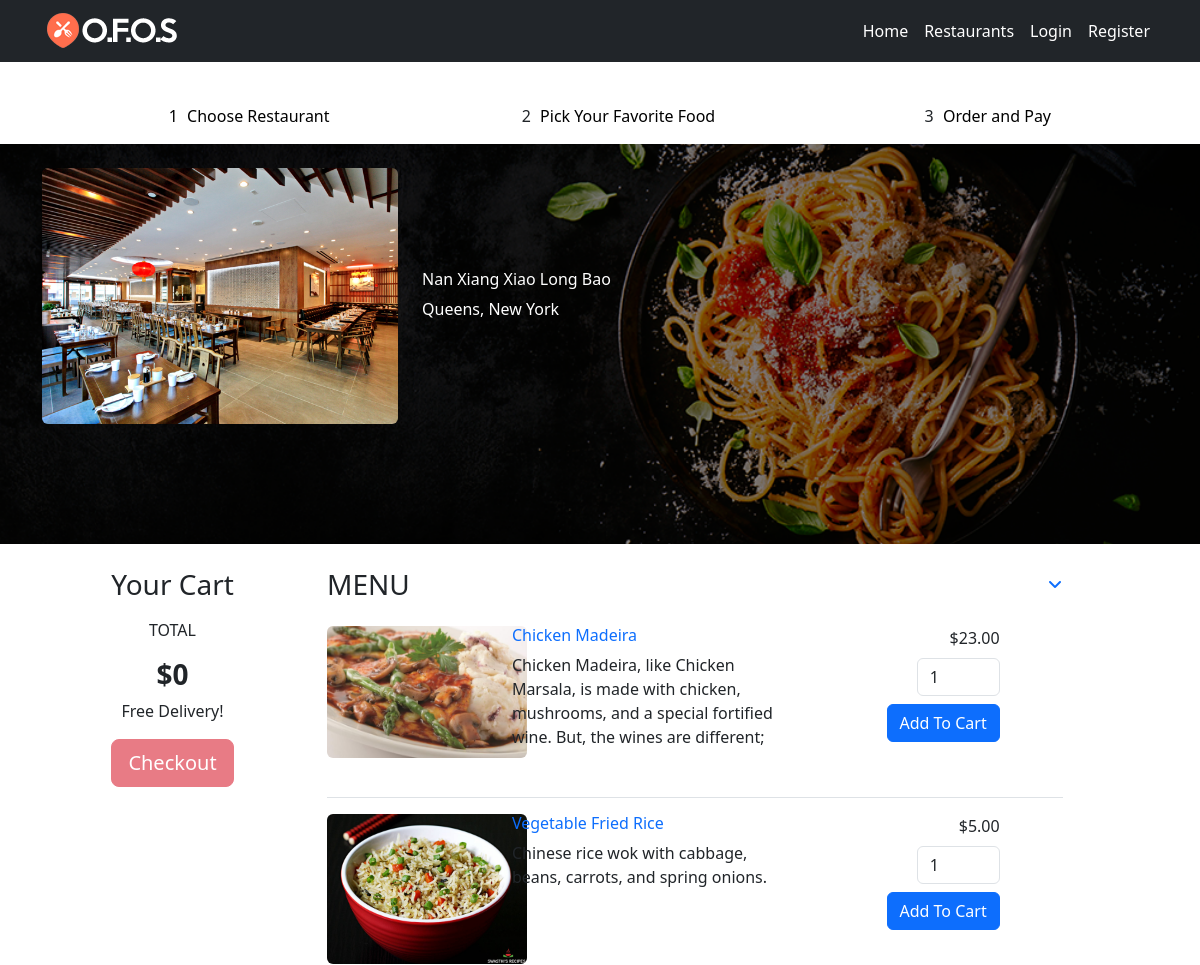
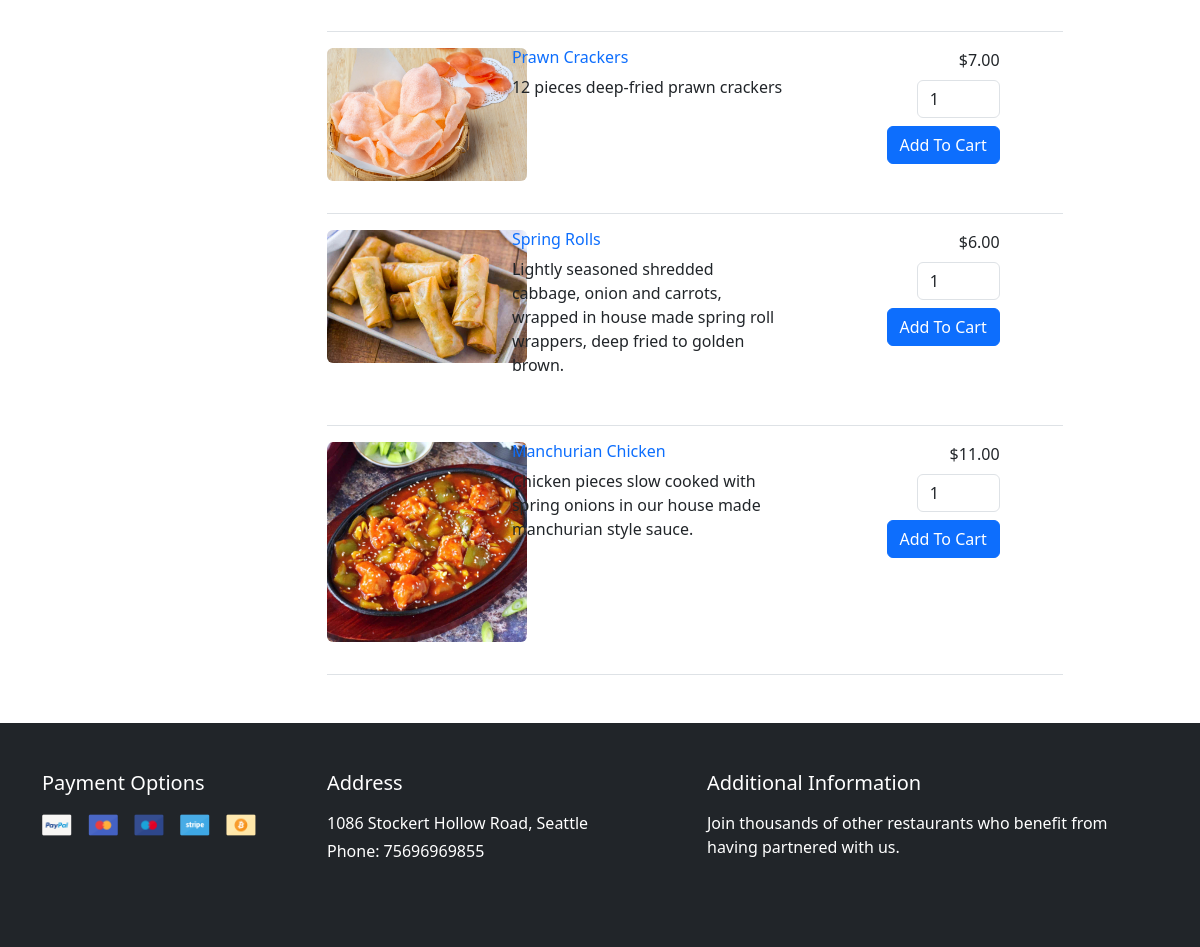
Screenshot of /dishes.php?res_id=3 with the database file from the repository (2 pictures, top to bottom).
### tables this page shows
CREATE TABLE `restaurant` (
  `rs_id` int(11) NOT NULL,
  `c_id` int(11) DEFAULT NULL,
  `title` varchar(222) NOT NULL,
  `email` varchar(222) NOT NULL,
  `phone` varchar(222) NOT NULL,
  `url` varchar(222) NOT NULL,
  `o_hr` varchar(50) NOT NULL,
  `c_hr` varchar(50) NOT NULL,
  `o_days` varchar(222) NOT NULL,
  `address` text NOT NULL,
  `image` text NOT NULL,
  `created_at` timestamp NOT NULL DEFAULT current_timestamp()
);

CREATE TABLE `dishes` (
  `d_id` int(11) NOT NULL,
  `rs_id` int(11) NOT NULL,
  `title` varchar(222) NOT NULL,
  `describtion` varchar(222) NOT NULL,
  `price` decimal(10,2) NOT NULL,
  `img` varchar(222) NOT NULL
);

### dishes.php (the view, shortened to what this page needs)
<!DOCTYPE html>
<html lang="en">
<head>
    <?php
    include("connection/connection.php");
    ?>
    <link rel="stylesheet" href="https://cdnjs.cloudflare.com/ajax/libs/font-awesome/6.5.0/css/all.min.css"
 />
    <link href="https://cdn.jsdelivr.net/npm/bootstrap@5.3.8/dist/css/bootstrap.min.css" rel="stylesheet">
    <link rel="stylesheet" href="index.css">
</head>
<body>
    <header id="header" class="header-scroll top-header headrom">
        <nav class="navbar navbar-dark navbar-expand-lg bg-dark">
            <div class="container">
                <a class="navbar-brand" href="index.php">
                    <img class="img-rounded" src="images/icn.png" alt="">
                </a>
                <div class="collapse navbar-collapse" id="mainNavbarCollapse">
                    <ul class="navbar-nav ms-auto">
                        <li class="nav-item"><a class="nav-link active" href="index.php">Home</a></li>
                        <li class="nav-item"><a class="nav-link active" href="restaurants.php">Restaurants</a></li>
                        <?php if (empty($_SESSION["user_id"])) { ?>
                            <li class="nav-item"><a href="login.php" class="nav-link active">Login</a></li>
                            <li class="nav-item"><a href="registration.php" class="nav-link active">Register</a></li>
                        <?php } else { ?>
                            <li class="nav-item"><a href="your_orders.php" class="nav-link active">My Orders</a></li>
                            <li class="nav-item"><a href="logout.php" class="nav-link active">Logout</a></li>
                        <?php } ?>
                    </ul>
                </div>
            </div>
        </nav>
    </header>
    <div class="page-wrapper">
        <div class="top-links">
            <div class="container" style="padding-top: 1rem;">
                <ul class="mt-3 pt-5 row list" style="list-style:none ">
                    <li class="col-xl-4 col-sm-12 link-item active text-center mb-2 mb-sm-0" style="color:#000">
                        <span class="res" style="border: 1px solid #fff;
                                        padding: 4px;
                                        border-radius: 50%;">1</span>
                        <a href="#" style="color:#000">Choose Restaurant</a>
                    </li>
                    <li class="col-xl-4 col-sm-12 link-item text-center mb-2 mb-sm-0">
                        <span class="res" style="border: 1px solid #fff;
                                        padding: 4px;
                                        border-radius: 50%;">2</span>
                        <a href="#" style="color:#000">Pick Your Favorite Food</a>
                    </li>
                    <li class="col-xl-4 col-sm-12 link-item text-center">
                        <span class="res" style="border: 1px solid #fff;
                                        padding: 4px;
                                        border-radius: 50%;">3</span>
                        <a href="#" style="color:#000">Order and Pay</a>
                    </li>
                </ul>
            </div>
          <?php $ress= mysqli_query($quer,"select * from restaurant where rs_id='$_GET[res_id]'");
          $rows=mysqli_fetch_array($ress);?>
 <section class="inner-page-hero bg-image dish" data-image-src="admin/images/img/restrrr.png" style="background-image: url('admin/images/img/restrrr.png')">
    <div class="profile py-4">
        <div class="container">
            <div class="row align-items-center">
                <div class="col-12 col-md-4 profile-img mb-3 mb-md-0">
                    <div class="image-wrap">
                        <figure>
                            <?php echo '<img src="admin/Res_img/'.$rows['image'].'" alt="Restaurant logo" class="img-fluid rounded">'; ?>
                        </figure>
                    </div>
                </div>
                <div class="col-12 col-md-8 profile-desc">
                    <div class="text-start text-white">
                        <h6>
                            <a href="#" class="text-white text-decoration-none">
                                <?php echo $rows['title']; ?>
                            </a>
                        </h6>
                        <p><?php echo $rows['address']; ?></p>
                    </div>
                </div>
            </div>
        </div>
    </div>
</section>
<div class="container mt-4">
    <div class="row">
        <div class="col-12 col-sm-4 col-md-4 col-lg-3 text-center">
            <div class="widget widget-cart">
                <div class="widget-heading mb-3">
                    <h3 class="widget-title text-dark">Your Cart</h3>
                </div>
                        <?php
                        $item_total = 0;
                        ?>
                <div class="widget-body mt-3">
                    <div class="price-wrap text-center">
                        <p>TOTAL</p>
                        <h3 class="value"><strong><?php echo "$".$item_total; ?></strong></h3>
                        <p>Free Delivery!</p>
                        <?php if($item_total==0){ ?>
                            <a href="checkout.php?res_id=<?php echo $_GET['res_id'];?>&action=check" class="btn btn-danger btn-lg disabled">Checkout</a>
                        <?php } else { ?>
                            <a href="checkout.php?res_id=<?php echo $_GET['res_id'];?>&action=check" class="btn btn-success btn-lg">Checkout</a>
                        <?php } ?>
                    </div>
                </div>
            </div>
        </div>
        <div class="col-md-8">
            <div class="menu-widget" id="2">
                <div class="widget-heading">
                    <h3 class="widget-title text-dark d-flex justify-content-between align-items-center">
                        MENU
                        <button class="btn btn-link p-0" data-bs-toggle="collapse" data-bs-target="#popular2">
                            <i class="fa fa-angle-down"></i>
                        </button>
                    </h3>
                </div>
                <div class="collapse show" id="popular2">
                    <?php
                    $stmt = $quer->prepare("select * from dishes where rs_id='$_GET[res_id]'");
                    $stmt->execute();
                    $products = $stmt->get_result();
                    if (!empty($products)) {
                        foreach($products as $product) {
                    ?>
                    <div class="food-item border-bottom py-3">
                        <div class="row">
                            <div class="col-12 col-lg-8 d-flex">
                                <form method="post" action='dishes.php?res_id=<?php echo $_GET['res_id'];?>&action=add&id=<?php echo $product['d_id']; ?>' class="w-100 d-flex">
                                    <div class="row">
                                        <div class="rest-logo me-3 col-12 col-lg-4">
                                        <a href="#">
                                            <?php echo '<img src="admin/Res_img/dishes/'.$product['img'].' " width="200px" alt="Food" class=" rounded">'; ?>
                                        </a>
                                    </div>
                                    <div class="rest-descr col-12 col-lg-7 ">
                                        <h6><a href="#"><?php echo $product['title']; ?></a></h6>
                                        <p><?php echo $product['describtion']; ?></p>
                                    </div>
                                    </div>
                            </div>
                            <div class="col-12 col-lg-3 mt-3 mt-lg-0 text-end">
                                <span class="price d-block mb-2">$<?php echo $product['price']; ?></span>
                                <input class="form-control d-inline-block w-50" type="text" name="quantity" value="1">
                                <input type="submit" class="btn btn-primary mt-2" value="Add To Cart">
                            </div>
                        </div>
                    </div>
                    <?php
                        }
                    }
                    ?>
                </div>
            </div>
        </div>
    </div>
</div>
        <footer class="footer bg-dark text-white py-5 mt-5">
            <div class="container">
                <div class="row">
                    <div class="col-12 col-md-3 mb-4">
                        <h5 class="mb-3">Payment Options</h5>
                        <ul class="list-unstyled d-flex flex-wrap gap-3">
                            <li><a href="#"><img src="admin/images/paypal.png" alt="Paypal" width="30"></a></li>
                            <li><a href="#"><img src="admin/images/mastercard.png" alt="Mastercard" width="30"></a></li>
                            <li><a href="#"><img src="admin/images/maestro.png" alt="Maestro" width="30"></a></li>
                            <li><a href="#"><img src="admin/images/stripe.png" alt="Stripe" width="30"></a></li>
                            <li><a href="#"><img src="admin/images/bitcoin.png" alt="Bitcoin" width="30"></a></li>
                        </ul>
                    </div>
                    <div class="col-12 col-md-4 mb-4">
                        <h5 class="mb-3">Address</h5>
                        <p class="mb-1">1086 Stockert Hollow Road, Seattle</p>
                        <p class="mb-0">Phone: 75696969855</p>
                    </div>
                    <div class="col-12 col-md-5 mb-4">
                        <h5 class="mb-3">Additional Information</h5>
                        <p>Join thousands of other restaurants who benefit from having partnered with us.</p>
                    </div>
                </div>
            </div>
        </footer>
</body>
</html>

### index.css (style rules this page uses)
.bg-image { background-size: cover; background-position: center; background-repeat: no-repeat; display: block; width: 100%; height: 50vh; }
.dish { background-size: cover; background-position: center; background-repeat: no-repeat; display: block; width: 100%; height: 50vh; background-image: url('admin/images/img/restrrr.png'); }
.bg-image { background-image: url('admin/images/img/pimg.jpg'); }
#header { position: fixed; top: 0; width: 100%; z-index: 100000; }
a { text-decoration: none; list-style: none; }
.list li a { color: #000; }

### rows the page displays
restaurant: image (picture), title "Nan Xiang Xiao Long Bao", address "Queens, New York"
dishes: img (picture), title "Chicken Madeira", describtion "Chicken Madeira, like Chicken Marsala, is made with chicken, mushrooms, and a special fortified wine. But, the wines are different;", price "23.00"
dishes: img (picture), title "Vegetable Fried Rice", describtion "Chinese rice wok with cabbage, beans, carrots, and spring onions.", price "5.00"
dishes: img (picture), title "Prawn Crackers", describtion "12 pieces deep-fried prawn crackers", price "7.00"
dishes: img (picture), title "Spring Rolls", describtion "Lightly seasoned shredded cabbage, onion and carrots, wrapped in house made spring roll wrappers, deep fried to golden brown.", price "6.00"
dishes: img (picture), title "Manchurian Chicken", describtion "Chicken pieces slow cooked with spring onions in our house made manchurian style sauce.", price "11.00"

### other values shown
$item_total "0"
